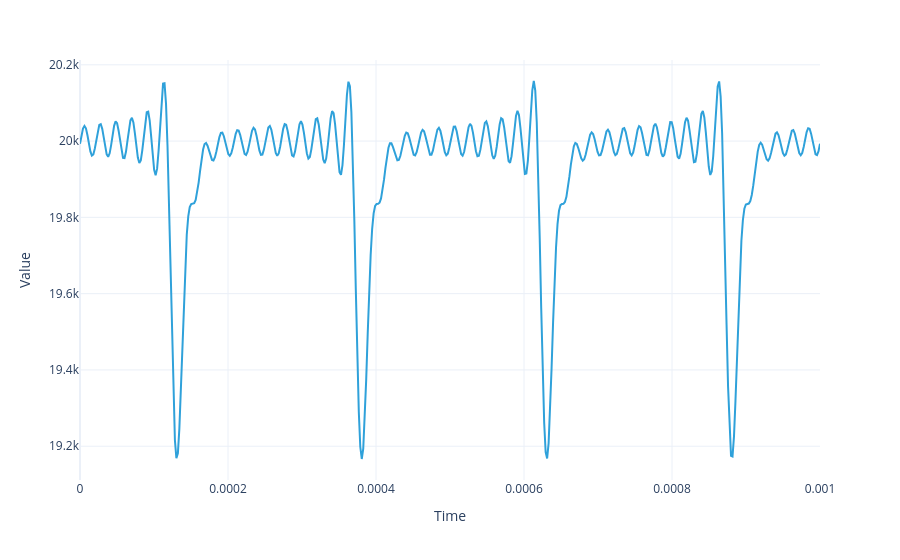

This figure's notebook cell:
### Code cell
mu = dict(nu=2*np.pi*4e3)
model, sol = lgs.adaptive_stationary_floquet_model(
    dict(
        DetuningHz1="1.0832e9 + 1200e3 * t", 
        DetuningHz2="-6.268e8 + 1200e3 * t"
    ),
    np.linspace(0, 2/4e3, 500), # 2 periods of the 4 kHz modulation
    12,
    mu_refine=mu,
    rtol=.05,
    # preconditioner_block_size=lgs.rhs(VelocityGroups(1)).array.size,
)
out1 = model.reconstructed_total_flux(sol, mu).real
out1.visualize()

### Figure 1 — Plotly figure (JSON) as saved in the notebook; plotly's stock layout.template omitted (floating-point values rounded to 4 significant figures; data arrays with more than 128 entries replaced by an {"elided": "..."} marker saying what was removed)
{"data": [{"hovertemplate": "Time=%{x}<br>Value=%{y}<extra></extra>", "legendgroup": "", "line": {"color": "#2fa1da", "dash": "solid"}, "marker": {"symbol": "circle"}, "mode": "lines", "name": "", "orientation": "v", "showlegend": false, "type": "scatter", "x": {"elided": "500 float values"}, "xaxis": "x", "y": {"elided": "500 float values"}, "yaxis": "y"}], "layout": {"legend": {"title": {}, "tracegroupgap": 0}, "margin": {"t": 60}, "xaxis": {"anchor": "y", "domain": [0, 1], "title": {"text": "Time"}}, "yaxis": {"anchor": "x", "domain": [0, 1], "title": {"text": "Value"}}}}
